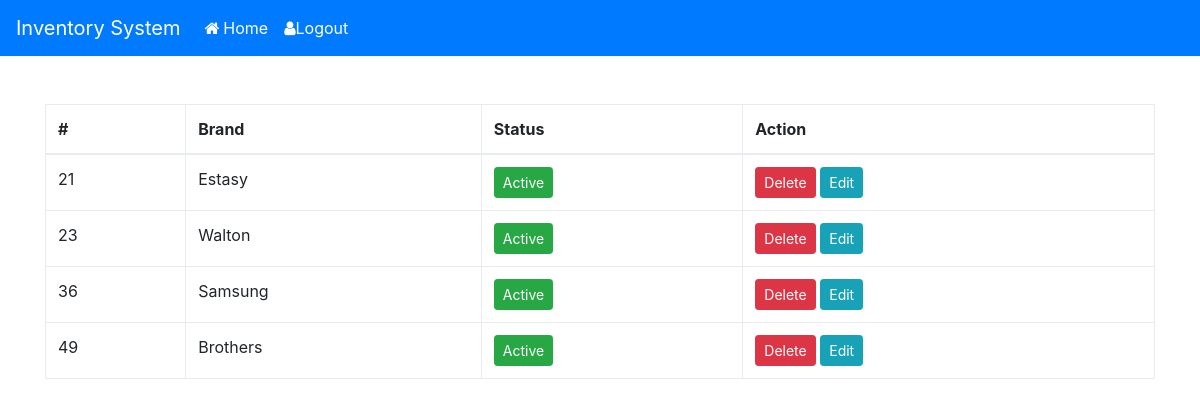
Screenshot of /manage_brand.php with the database file from the repository.
### tables this page shows
CREATE TABLE `brands` (
  `bid` int(11) NOT NULL,
  `brand_name` varchar(255) NOT NULL,
  `status` enum('1','0') NOT NULL
);

### manage_brand.php (the view, shortened to what this page needs)
<?php
	include("db_con/database_con.php");
	$query="SELECT * FROM brands WHERE 1 ";
	$result = mysqli_query($conn, $query);
?>
<!DOCTYPE html>
<html>
<head>
    <link rel="stylesheet" href="css/bootstrap.min.css" >
 	<link rel="stylesheet" type="text/css" href="https://maxcdn.bootstrapcdn.com/font-awesome/4.7.0/css/font-awesome.min.css">
 	<link rel="stylesheet" href="css/style.css">
 </head>
<body>
	<?php include_once("./templates/header.php"); ?>
	<br/><br/>
	<div class="container">
		<table class="table table-hover table-bordered">
		    <thead>
		      <tr>
		        <th>#</th>
		        <th>Brand</th>
		        <th>Status</th>
		        <th>Action</th>
		      </tr>
		    </thead>
		    <tbody id="get_brand">
				<?php
					while($brand_data= mysqli_fetch_array($result))
                  {
				?>
			<tr>
				<td><?php echo $brand_data['bid'];?></td>
				<td><?php echo $brand_data['brand_name'];?> </td>
				<td> <a href="#" class="btn btn-success btn-sm">Active</a></td>
				<td>
					<a href="./templates/delete-process.php?bid=<?php echo $brand_data['bid']; ?>" onclick="return checkdelete()" class="btn btn-danger btn-sm">Delete</a>
					<a href="./templates/update_brand.php?bid=<?php echo $brand_data['bid']; ?>" class="btn btn-info btn-sm">Edit</a>
				</td>
			</tr>
				<?php
					}
				?>
		    </tbody>
		  </table>
	</div>
</body>
</html>

### css/style.css (style rules this page uses)
* { margin: 0; padding: 0; }
a,a:hover { text-decoration: none; color: #000; }

### rows the page displays
brands: bid "21", brand_name "Estasy"
brands: bid "23", brand_name "Walton"
brands: bid "36", brand_name "Samsung"
brands: bid "49", brand_name "Brothers"
